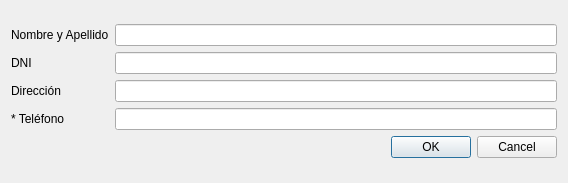
<?xml version="1.0" encoding="UTF-8"?>
<ui version="4.0">
 <class>vtnAltaCliente</class>
 <widget class="QWidget" name="vtnAltaCliente">
  <property name="geometry">
   <rect>
    <x>0</x>
    <y>0</y>
    <width>568</width>
    <height>183</height>
   </rect>
  </property>
  <property name="windowTitle">
   <string>Alta Cliente</string>
  </property>
  <layout class="QVBoxLayout" name="verticalLayout">
   <item>
    <layout class="QGridLayout" name="gridLayout">
     <item row="0" column="0">
      <widget class="QLabel" name="label">
       <property name="text">
        <string>Nombre y Apellido</string>
       </property>
      </widget>
     </item>
     <item row="3" column="1">
      <widget class="QLineEdit" name="txtTel"/>
     </item>
     <item row="3" column="0">
      <widget class="QLabel" name="label_4">
       <property name="text">
        <string>* Teléfono</string>
       </property>
      </widget>
     </item>
     <item row="1" column="1">
      <widget class="QLineEdit" name="txtDNI"/>
     </item>
     <item row="0" column="1">
      <widget class="QLineEdit" name="txtNomyApell"/>
     </item>
     <item row="2" column="0">
      <widget class="QLabel" name="label_3">
       <property name="text">
        <string>Dirección</string>
       </property>
      </widget>
     </item>
     <item row="4" column="1">
      <widget class="QDialogButtonBox" name="buttonBox">
       <property name="standardButtons">
        <set>QDialogButtonBox::Cancel|QDialogButtonBox::Ok</set>
       </property>
      </widget>
     </item>
     <item row="2" column="1">
      <widget class="QLineEdit" name="txtDir"/>
     </item>
     <item row="1" column="0">
      <widget class="QLabel" name="label_2">
       <property name="text">
        <string>DNI</string>
       </property>
      </widget>
     </item>
    </layout>
   </item>
  </layout>
 </widget>
 <tabstops>
  <tabstop>txtNomyApell</tabstop>
  <tabstop>txtDNI</tabstop>
  <tabstop>txtDir</tabstop>
  <tabstop>txtTel</tabstop>
  <tabstop>buttonBox</tabstop>
 </tabstops>
 <resources/>
 <connections/>
</ui>
